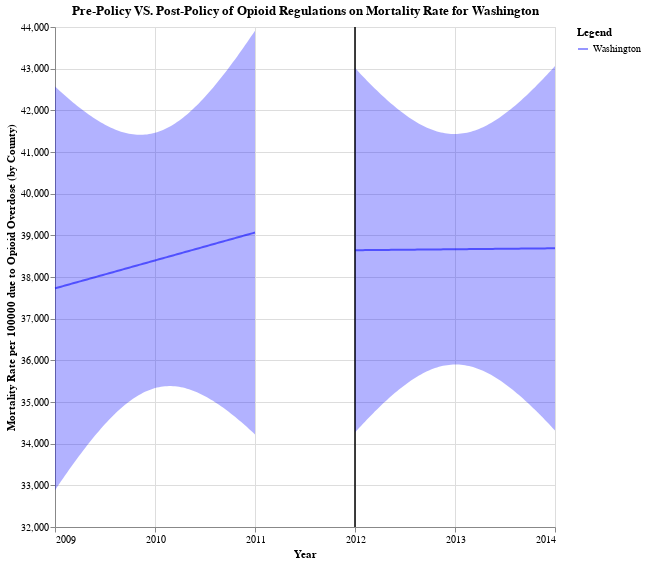

Here is the notebook cell this chart was saved with:
### Code cell
# FL plot
pre_fl_fit = plotting_chart(
    2012, "blue", wa_policy_pre, "Prescription_Rate", "Year", legend="Washington", alpha=0.05
)
post_fl_fit = plotting_chart(
    2012, "blue", wa_policy_post, "Prescription_Rate", "Year", legend="Washington", alpha=0.05
)
final = pre_fl_fit + post_fl_fit

final.properties(
    title="Pre-Policy VS. Post-Policy of Opioid Regulations on Mortality Rate for Washington"
)

### Figure 1 — Vega-Lite specification as saved in the notebook (floating-point values rounded to 4 significant figures)
{"config": {"view": {"continuousWidth": 400, "continuousHeight": 300}}, "layer": [{"mark": "errorband", "encoding": {"color": {"value": "blue"}, "x": {"axis": {"format": ".0f", "values": [2003.0, 2004.0, 2005.0, 2006.0, 2007.0, 2008.0, 2009.0, 2010.0, 2011.0, 2012.0, 2013.0, 2014.0, 2015.0]}, "field": "Year", "type": "quantitative"}, "y": {"field": "ci_low", "scale": {"zero": false}, "title": "Mortality Rate per 100000 due to Opioid Overdose (by County)", "type": "quantitative"}, "y2": {"field": "ci_high"}}}, {"mark": "line", "encoding": {"color": {"value": "blue"}, "opacity": {"field": "Treat", "legend": {"title": "Legend"}, "type": "nominal"}, "x": {"field": "Year", "type": "quantitative"}, "y": {"field": "Prescription_Rate", "type": "quantitative"}}}, {"data": {"name": "data-dde12b1ebf09cd9faeb2d94fe58abd1b"}, "mark": {"type": "rule", "color": "black"}, "encoding": {"x": {"axis": {"values": [2003.0, 2004.0, 2005.0, 2006.0, 2007.0, 2008.0, 2009.0, 2010.0, 2011.0, 2012.0, 2013.0, 2014.0, 2015.0]}, "field": "Year", "title": "Year", "type": "quantitative"}}}, {"layer": [{"mark": "errorband", "encoding": {"color": {"value": "blue"}, "x": {"axis": {"format": ".0f", "values": [2003.0, 2004.0, 2005.0, 2006.0, 2007.0, 2008.0, 2009.0, 2010.0, 2011.0, 2012.0, 2013.0, 2014.0, 2015.0]}, "field": "Year", "type": "quantitative"}, "y": {"field": "ci_low", "scale": {"zero": false}, "title": "Mortality Rate per 100000 due to Opioid Overdose (by County)", "type": "quantitative"}, "y2": {"field": "ci_high"}}}, {"mark": "line", "encoding": {"color": {"value": "blue"}, "opacity": {"field": "Treat", "legend": {"title": "Legend"}, "type": "nominal"}, "x": {"field": "Year", "type": "quantitative"}, "y": {"field": "Prescription_Rate", "type": "quantitative"}}}, {"data": {"name": "data-dde12b1ebf09cd9faeb2d94fe58abd1b"}, "mark": {"type": "rule", "color": "black"}, "encoding": {"x": {"axis": {"values": [2003.0, 2004.0, 2005.0, 2006.0, 2007.0, 2008.0, 2009.0, 2010.0, 2011.0, 2012.0, 2013.0, 2014.0, 2015.0]}, "field": "Year", "title": "Year", "type": "quantitative"}}}], "data": {"name": "data-56826dffbb24ec1e2b74febe599c0ac0"}, "height": 500, "width": 500}], "data": {"name": "data-def9ff42c81bf00a9e08a4c81a7247cd"}, "height": 500, "title": "Pre-Policy VS. Post-Policy of Opioid Regulations on Mortality Rate for Washington", "width": 500, "$schema": "https://vega.github.io/schema/vega-lite/v4.17.0.json", "datasets": {"data-def9ff42c81bf00a9e08a4c81a7247cd": [{"Year": 2009.0, "Prescription_Rate": 37730.0, "ci_low": 32880.0, "ci_high": 42570.0, "Treat": "Washington"}, {"Year": 2009.0, "Prescription_Rate": 37740.0, "ci_low": 32950.0, "ci_high": 42530.0, "Treat": "Washington"}, {"Year": 2009.0, "Prescription_Rate": 37750.0, "ci_low": 33030.0, "ci_high": 42480.0, "Treat": "Washington"}, {"Year": 2009.0, "Prescription_Rate": 37770.0, "ci_low": 33100.0, "ci_high": 42440.0, "Treat": "Washington"}, {"Year": 2009.0, "Prescription_Rate": 37780.0, "ci_low": 33170.0, "ci_high": 42400.0, "Treat": "Washington"}, {"Year": 2009.0, "Prescription_Rate": 37790.0, "ci_low": 33230.0, "ci_high": 42350.0, "Treat": "Washington"}, {"Year": 2009.0, "Prescription_Rate": 37810.0, "ci_low": 33300.0, "ci_high": 42310.0, "Treat": "Washington"}, {"Year": 2009.0, "Prescription_Rate": 37820.0, "ci_low": 33370.0, "ci_high": 42270.0, "Treat": "Washington"}, {"Year": 2009.0, "Prescription_Rate": 37830.0, "ci_low": 33440.0, "ci_high": 42230.0, "Treat": "Washington"}, {"Year": 2009.0, "Prescription_Rate": 37850.0, "ci_low": 33510.0, "ci_high": 42190.0, "Treat": "Washington"}, {"Year": 2009.0, "Prescription_Rate": 37860.0, "ci_low": 33570.0, "ci_high": 42150.0, "Treat": "Washington"}, {"Year": 2009.0, "Prescription_Rate": 37870.0, "ci_low": 33640.0, "ci_high": 42110.0, "Treat": "Washington"}, {"Year": 2009.0, "Prescription_Rate": 37890.0, "ci_low": 33700.0, "ci_high": 42070.0, "Treat": "Washington"}, {"Year": 2009.0, "Prescription_Rate": 37900.0, "ci_low": 33770.0, "ci_high": 42040.0, "Treat": "Washington"}, {"Year": 2009.0, "Prescription_Rate": 37920.0, "ci_low": 33830.0, "ci_high": 42000.0, "Treat": "Washington"}, {"Year": 2009.0, "Prescription_Rate": 37930.0, "ci_low": 33890.0, "ci_high": 41960.0, "Treat": "Washington"}, {"Year": 2009.0, "Prescription_Rate": 37940.0, "ci_low": 33950.0, "ci_high": 41930.0, "Treat": "Washington"}, {"Year": 2009.0, "Prescription_Rate": 37960.0, "ci_low": 34020.0, "ci_high": 41900.0, "Treat": "Washington"}, {"Year": 2009.0, "Prescription_Rate": 37970.0, "ci_low": 34080.0, "ci_high": 41860.0, "Treat": "Washington"}, {"Year": 2009.0, "Prescription_Rate": 37980.0, "ci_low": 34130.0, "ci_high": 41830.0, "Treat": "Washington"}, {"Year": 2009.0, "Prescription_Rate": 38000.0, "ci_low": 34190.0, "ci_high": 41800.0, "Treat": "Washington"}, {"Year": 2009.0, "Prescription_Rate": 38010.0, "ci_low": 34250.0, "ci_high": 41770.0, "Treat": "Washington"}, {"Year": 2009.0, "Prescription_Rate": 38020.0, "ci_low": 34310.0, "ci_high": 41740.0, "Treat": "Washington"}, {"Year": 2009.0, "Prescription_Rate": 38040.0, "ci_low": 34360.0, "ci_high": 41710.0, "Treat": "Washington"}, {"Year": 2009.0, "Prescription_Rate": 38050.0, "ci_low": 34420.0, "ci_high": 41680.0, "Treat": "Washington"}, {"Year": 2009.0, "Prescription_Rate": 38060.0, "ci_low": 34470.0, "ci_high": 41660.0, "Treat": "Washington"}, {"Year": 2010.0, "Prescription_Rate": 38080.0, "ci_low": 34520.0, "ci_high": 41630.0, "Treat": "Washington"}, {"Year": 2010.0, "Prescription_Rate": 38090.0, "ci_low": 34570.0, "ci_high": 41610.0, "Treat": "Washington"}, {"Year": 2010.0, "Prescription_Rate": 38100.0, "ci_low": 34620.0, "ci_high": 41580.0, "Treat": "Washington"}, {"Year": 2010.0, "Prescription_Rate": 38120.0, "ci_low": 34670.0, "ci_high": 41560.0, "Treat": "Washington"}, {"Year": 2010.0, "Prescription_Rate": 38130.0, "ci_low": 34720.0, "ci_high": 41540.0, "Treat": "Washington"}, {"Year": 2010.0, "Prescription_Rate": 38140.0, "ci_low": 34760.0, "ci_high": 41520.0, "Treat": "Washington"}, {"Year": 2010.0, "Prescription_Rate": 38160.0, "ci_low": 34810.0, "ci_high": 41500.0, "Treat": "Washington"}, {"Year": 2010.0, "Prescription_Rate": 38170.0, "ci_low": 34850.0, "ci_high": 41490.0, "Treat": "Washington"}, {"Year": 2010.0, "Prescription_Rate": 38180.0, "ci_low": 34890.0, "ci_high": 41470.0, "Treat": "Washington"}, {"Year": 2010.0, "Prescription_Rate": 38200.0, "ci_low": 34930.0, "ci_high": 41460.0, "Treat": "Washington"}, {"Year": 2010.0, "Prescription_Rate": 38210.0, "ci_low": 34970.0, "ci_high": 41450.0, "Treat": "Washington"}, {"Year": 2010.0, "Prescription_Rate": 38220.0, "ci_low": 35010.0, "ci_high": 41440.0, "Treat": "Washington"}, {"Year": 2010.0, "Prescription_Rate": 38240.0, "ci_low": 35040.0, "ci_high": 41430.0, "Treat": "Washington"}, {"Year": 2010.0, "Prescription_Rate": 38250.0, "ci_low": 35080.0, "ci_high": 41420.0, "Treat": "Washington"}, {"Year": 2010.0, "Prescription_Rate": 38260.0, "ci_low": 35110.0, "ci_high": 41420.0, "Treat": "Washington"}, {"Year": 2010.0, "Prescription_Rate": 38280.0, "ci_low": 35140.0, "ci_high": 41410.0, "Treat": "Washington"}, {"Year": 2010.0, "Prescription_Rate": 38290.0, "ci_low": 35170.0, "ci_high": 41410.0, "Treat": "Washington"}, {"Year": 2010.0, "Prescription_Rate": 38300.0, "ci_low": 35190.0, "ci_high": 41410.0, "Treat": "Washington"}, {"Year": 2010.0, "Prescription_Rate": 38320.0, "ci_low": 35220.0, "ci_high": 41410.0, "Treat": "Washington"}, {"Year": 2010.0, "Prescription_Rate": 38330.0, "ci_low": 35240.0, "ci_high": 41420.0, "Treat": "Washington"}, {"Year": 2010.0, "Prescription_Rate": 38340.0, "ci_low": 35270.0, "ci_high": 41420.0, "Treat": "Washington"}, {"Year": 2010.0, "Prescription_Rate": 38360.0, "ci_low": 35280.0, "ci_high": 41430.0, "Treat": "Washington"}, {"Year": 2010.0, "Prescription_Rate": 38370.0, "ci_low": 35300.0, "ci_high": 41440.0, "Treat": "Washington"}, {"Year": 2010.0, "Prescription_Rate": 38380.0, "ci_low": 35320.0, "ci_high": 41450.0, "Treat": "Washington"}, {"Year": 2010.0, "Prescription_Rate": 38400.0, "ci_low": 35330.0, "ci_high": 41460.0, "Treat": "Washington"}, {"Year": 2010.0, "Prescription_Rate": 38410.0, "ci_low": 35350.0, "ci_high": 41480.0, "Treat": "Washington"}, {"Year": 2010.0, "Prescription_Rate": 38420.0, "ci_low": 35360.0, "ci_high": 41490.0, "Treat": "Washington"}, {"Year": 2010.0, "Prescription_Rate": 38440.0, "ci_low": 35370.0, "ci_high": 41510.0, "Treat": "Washington"}, {"Year": 2010.0, "Prescription_Rate": 38450.0, "ci_low": 35370.0, "ci_high": 41530.0, "Treat": "Washington"}, {"Year": 2010.0, "Prescription_Rate": 38460.0, "ci_low": 35380.0, "ci_high": 41550.0, "Treat": "Washington"}, {"Year": 2010.0, "Prescription_Rate": 38480.0, "ci_low": 35380.0, "ci_high": 41570.0, "Treat": "Washington"}, {"Year": 2010.0, "Prescription_Rate": 38490.0, "ci_low": 35380.0, "ci_high": 41600.0, "Treat": "Washington"}, {"Year": 2010.0, "Prescription_Rate": 38500.0, "ci_low": 35380.0, "ci_high": 41630.0, "Treat": "Washington"}, {"Year": 2010.0, "Prescription_Rate": 38520.0, "ci_low": 35380.0, "ci_high": 41660.0, "Treat": "Washington"}, {"Year": 2010.0, "Prescription_Rate": 38530.0, "ci_low": 35380.0, "ci_high": 41690.0, "Treat": "Washington"}, {"Year": 2010.0, "Prescription_Rate": 38540.0, "ci_low": 35370.0, "ci_high": 41720.0, "Treat": "Washington"}, {"Year": 2010.0, "Prescription_Rate": 38560.0, "ci_low": 35360.0, "ci_high": 41750.0, "Treat": "Washington"}, {"Year": 2010.0, "Prescription_Rate": 38570.0, "ci_low": 35360.0, "ci_high": 41790.0, "Treat": "Washington"}, {"Year": 2010.0, "Prescription_Rate": 38580.0, "ci_low": 35350.0, "ci_high": 41820.0, "Treat": "Washington"}, {"Year": 2010.0, "Prescription_Rate": 38600.0, "ci_low": 35330.0, "ci_high": 41860.0, "Treat": "Washington"}, {"Year": 2010.0, "Prescription_Rate": 38610.0, "ci_low": 35320.0, "ci_high": 41900.0, "Treat": "Washington"}, {"Year": 2010.0, "Prescription_Rate": 38630.0, "ci_low": 35310.0, "ci_high": 41940.0, "Treat": "Washington"}, {"Year": 2010.0, "Prescription_Rate": 38640.0, "ci_low": 35290.0, "ci_high": 41990.0, "Treat": "Washington"}, {"Year": 2010.0, "Prescription_Rate": 38650.0, "ci_low": 35270.0, "ci_high": 42030.0, "Treat": "Washington"}, {"Year": 2010.0, "Prescription_Rate": 38670.0, "ci_low": 35250.0, "ci_high": 42080.0, "Treat": "Washington"}, {"Year": 2010.0, "Prescription_Rate": 38680.0, "ci_low": 35230.0, "ci_high": 42120.0, "Treat": "Washington"}, {"Year": 2010.0, "Prescription_Rate": 38690.0, "ci_low": 35210.0, "ci_high": 42170.0, "Treat": "Washington"}, {"Year": 2010.0, "Prescription_Rate": 38710.0, "ci_low": 35190.0, "ci_high": 42220.0, "Treat": "Washington"}, {"Year": 2010.0, "Prescription_Rate": 38720.0, "ci_low": 35160.0, "ci_high": 42270.0, "Treat": "Washington"}, {"Year": 2010.0, "Prescription_Rate": 38730.0, "ci_low": 35140.0, "ci_high": 42330.0, "Treat": "Washington"}, {"Year": 2011.0, "Prescription_Rate": 38750.0, "ci_low": 35110.0, "ci_high": 42380.0, "Treat": "Washington"}, {"Year": 2011.0, "Prescription_Rate": 38760.0, "ci_low": 35090.0, "ci_high": 42430.0, "Treat": "Washington"}, {"Year": 2011.0, "Prescription_Rate": 38770.0, "ci_low": 35060.0, "ci_high": 42490.0, "Treat": "Washington"}, {"Year": 2011.0, "Prescription_Rate": 38790.0, "ci_low": 35030.0, "ci_high": 42540.0, "Treat": "Washington"}, {"Year": 2011.0, "Prescription_Rate": 38800.0, "ci_low": 35000.0, "ci_high": 42600.0, "Treat": "Washington"}, {"Year": 2011.0, "Prescription_Rate": 38810.0, "ci_low": 34970.0, "ci_high": 42660.0, "Treat": "Washington"}, {"Year": 2011.0, "Prescription_Rate": 38830.0, "ci_low": 34930.0, "ci_high": 42720.0, "Treat": "Washington"}, {"Year": 2011.0, "Prescription_Rate": 38840.0, "ci_low": 34900.0, "ci_high": 42780.0, "Treat": "Washington"}, {"Year": 2011.0, "Prescription_Rate": 38850.0, "ci_low": 34870.0, "ci_high": 42840.0, "Treat": "Washington"}, {"Year": 2011.0, "Prescription_Rate": 38870.0, "ci_low": 34830.0, "ci_high": 42900.0, "Treat": "Washington"}, {"Year": 2011.0, "Prescription_Rate": 38880.0, "ci_low": 34790.0, "ci_high": 42960.0, "Treat": "Washington"}, {"Year": 2011.0, "Prescription_Rate": 38890.0, "ci_low": 34760.0, "ci_high": 43030.0, "Treat": "Washington"}, {"Year": 2011.0, "Prescription_Rate": 38910.0, "ci_low": 34720.0, "ci_high": 43090.0, "Treat": "Washington"}, {"Year": 2011.0, "Prescription_Rate": 38920.0, "ci_low": 34680.0, "ci_high": 43160.0, "Treat": "Washington"}, {"Year": 2011.0, "Prescription_Rate": 38930.0, "ci_low": 34640.0, "ci_high": 43220.0, "Treat": "Washington"}, {"Year": 2011.0, "Prescription_Rate": 38950.0, "ci_low": 34600.0, "ci_high": 43290.0, "Treat": "Washington"}, {"Year": 2011.0, "Prescription_Rate": 38960.0, "ci_low": 34560.0, "ci_high": 43360.0, "Treat": "Washington"}, {"Year": 2011.0, "Prescription_Rate": 38970.0, "ci_low": 34520.0, "ci_high": 43420.0, "Treat": "Washington"}, {"Year": 2011.0, "Prescription_Rate": 38990.0, "ci_low": 34480.0, "ci_high": 43490.0, "Treat": "Washington"}, {"Year": 2011.0, "Prescription_Rate": 39000.0, "ci_low": 34440.0, "ci_high": 43560.0, "Treat": "Washington"}, {"Year": 2011.0, "Prescription_Rate": 39010.0, "ci_low": 34400.0, "ci_high": 43630.0, "Treat": "Washington"}, {"Year": 2011.0, "Prescription_Rate": 39030.0, "ci_low": 34350.0, "ci_high": 43700.0, "Treat": "Washington"}, {"Year": 2011.0, "Prescription_Rate": 39040.0, "ci_low": 34310.0, "ci_high": 43770.0, "Treat": "Washington"}, {"Year": 2011.0, "Prescription_Rate": 39050.0, "ci_low": 34270.0, "ci_high": 43840.0, "Treat": "Washington"}, {"Year": 2011.0, "Prescription_Rate": 39070.0, "ci_low": 34220.0, "ci_high": 43910.0, "Treat": "Washington"}], "data-dde12b1ebf09cd9faeb2d94fe58abd1b": [{"Year": 2012}], "data-56826dffbb24ec1e2b74febe599c0ac0": [{"Year": 2012.0, "Prescription_Rate": 38640.0, "ci_low": 34270.0, "ci_high": 43020.0, "Treat": "Washington"}, {"Year": 2012.0, "Prescription_Rate": 38640.0, "ci_low": 34320.0, "ci_high": 42970.0, "Treat": "Washington"}, {"Year": 2012.0, "Prescription_Rate": 38640.0, "ci_low": 34370.0, "ci_high": 42910.0, "Treat": "Washington"}, {"Year": 2012.0, "Prescription_Rate": 38640.0, "ci_low": 34430.0, "ci_high": 42860.0, "Treat": "Washington"}, {"Year": 2012.0, "Prescription_Rate": 38640.0, "ci_low": 34480.0, "ci_high": 42810.0, "Treat": "Washington"}, {"Year": 2012.0, "Prescription_Rate": 38650.0, "ci_low": 34530.0, "ci_high": 42760.0, "Treat": "Washington"}, {"Year": 2012.0, "Prescription_Rate": 38650.0, "ci_low": 34580.0, "ci_high": 42710.0, "Treat": "Washington"}, {"Year": 2012.0, "Prescription_Rate": 38650.0, "ci_low": 34630.0, "ci_high": 42660.0, "Treat": "Washington"}, {"Year": 2012.0, "Prescription_Rate": 38650.0, "ci_low": 34680.0, "ci_high": 42620.0, "Treat": "Washington"}, {"Year": 2012.0, "Prescription_Rate": 38650.0, "ci_low": 34730.0, "ci_high": 42570.0, "Treat": "Washington"}, {"Year": 2012.0, "Prescription_Rate": 38650.0, "ci_low": 34780.0, "ci_high": 42520.0, "Treat": "Washington"}, {"Year": 2012.0, "Prescription_Rate": 38650.0, "ci_low": 34820.0, "ci_high": 42470.0, "Treat": "Washington"}, {"Year": 2012.0, "Prescription_Rate": 38650.0, "ci_low": 34870.0, "ci_high": 42430.0, "Treat": "Washington"}, {"Year": 2012.0, "Prescription_Rate": 38650.0, "ci_low": 34920.0, "ci_high": 42380.0, "Treat": "Washington"}, {"Year": 2012.0, "Prescription_Rate": 38650.0, "ci_low": 34960.0, "ci_high": 42340.0, "Treat": "Washington"}, {"Year": 2012.0, "Prescription_Rate": 38650.0, "ci_low": 35010.0, "ci_high": 42290.0, "Treat": "Washington"}, {"Year": 2012.0, "Prescription_Rate": 38650.0, "ci_low": 35050.0, "ci_high": 42250.0, "Treat": "Washington"}, {"Year": 2012.0, "Prescription_Rate": 38650.0, "ci_low": 35090.0, "ci_high": 42210.0, "Treat": "Washington"}, {"Year": 2012.0, "Prescription_Rate": 38650.0, "ci_low": 35140.0, "ci_high": 42170.0, "Treat": "Washington"}, {"Year": 2012.0, "Prescription_Rate": 38650.0, "ci_low": 35180.0, "ci_high": 42130.0, "Treat": "Washington"}, {"Year": 2012.0, "Prescription_Rate": 38650.0, "ci_low": 35220.0, "ci_high": 42090.0, "Treat": "Washington"}, {"Year": 2012.0, "Prescription_Rate": 38650.0, "ci_low": 35260.0, "ci_high": 42050.0, "Treat": "Washington"}, {"Year": 2012.0, "Prescription_Rate": 38650.0, "ci_low": 35300.0, "ci_high": 42010.0, "Treat": "Washington"}, {"Year": 2012.0, "Prescription_Rate": 38650.0, "ci_low": 35340.0, "ci_high": 41970.0, "Treat": "Washington"}, {"Year": 2012.0, "Prescription_Rate": 38650.0, "ci_low": 35370.0, "ci_high": 41930.0, "Treat": "Washington"}, {"Year": 2012.0, "Prescription_Rate": 38650.0, "ci_low": 35410.0, "ci_high": 41900.0, "Treat": "Washington"}, {"Year": 2013.0, "Prescription_Rate": 38660.0, "ci_low": 35450.0, "ci_high": 41860.0, "Treat": "Washington"}, {"Year": 2013.0, "Prescription_Rate": 38660.0, "ci_low": 35480.0, "ci_high": 41830.0, "Treat": "Washington"}, {"Year": 2013.0, "Prescription_Rate": 38660.0, "ci_low": 35510.0, "ci_high": 41800.0, "Treat": "Washington"}, {"Year": 2013.0, "Prescription_Rate": 38660.0, "ci_low": 35550.0, "ci_high": 41770.0, "Treat": "Washington"}, {"Year": 2013.0, "Prescription_Rate": 38660.0, "ci_low": 35580.0, "ci_high": 41740.0, "Treat": "Washington"}, {"Year": 2013.0, "Prescription_Rate": 38660.0, "ci_low": 35610.0, "ci_high": 41710.0, "Treat": "Washington"}, {"Year": 2013.0, "Prescription_Rate": 38660.0, "ci_low": 35630.0, "ci_high": 41680.0, "Treat": "Washington"}, {"Year": 2013.0, "Prescription_Rate": 38660.0, "ci_low": 35660.0, "ci_high": 41650.0, "Treat": "Washington"}, {"Year": 2013.0, "Prescription_Rate": 38660.0, "ci_low": 35690.0, "ci_high": 41630.0, "Treat": "Washington"}, {"Year": 2013.0, "Prescription_Rate": 38660.0, "ci_low": 35710.0, "ci_high": 41610.0, "Treat": "Washington"}, {"Year": 2013.0, "Prescription_Rate": 38660.0, "ci_low": 35740.0, "ci_high": 41580.0, "Treat": "Washington"}, {"Year": 2013.0, "Prescription_Rate": 38660.0, "ci_low": 35760.0, "ci_high": 41560.0, "Treat": "Washington"}, {"Year": 2013.0, "Prescription_Rate": 38660.0, "ci_low": 35780.0, "ci_high": 41540.0, "Treat": "Washington"}, {"Year": 2013.0, "Prescription_Rate": 38660.0, "ci_low": 35800.0, "ci_high": 41530.0, "Treat": "Washington"}, {"Year": 2013.0, "Prescription_Rate": 38660.0, "ci_low": 35810.0, "ci_high": 41510.0, "Treat": "Washington"}, {"Year": 2013.0, "Prescription_Rate": 38660.0, "ci_low": 35830.0, "ci_high": 41490.0, "Treat": "Washington"}, {"Year": 2013.0, "Prescription_Rate": 38660.0, "ci_low": 35840.0, "ci_high": 41480.0, "Treat": "Washington"}, {"Year": 2013.0, "Prescription_Rate": 38660.0, "ci_low": 35860.0, "ci_high": 41470.0, "Treat": "Washington"}, {"Year": 2013.0, "Prescription_Rate": 38660.0, "ci_low": 35870.0, "ci_high": 41460.0, "Treat": "Washington"}, {"Year": 2013.0, "Prescription_Rate": 38660.0, "ci_low": 35880.0, "ci_high": 41450.0, "Treat": "Washington"}, {"Year": 2013.0, "Prescription_Rate": 38660.0, "ci_low": 35880.0, "ci_high": 41440.0, "Treat": "Washington"}, {"Year": 2013.0, "Prescription_Rate": 38660.0, "ci_low": 35890.0, "ci_high": 41440.0, "Treat": "Washington"}, {"Year": 2013.0, "Prescription_Rate": 38670.0, "ci_low": 35900.0, "ci_high": 41430.0, "Treat": "Washington"}, {"Year": 2013.0, "Prescription_Rate": 38670.0, "ci_low": 35900.0, "ci_high": 41430.0, "Treat": "Washington"}, {"Year": 2013.0, "Prescription_Rate": 38670.0, "ci_low": 35900.0, "ci_high": 41430.0, "Treat": "Washington"}, {"Year": 2013.0, "Prescription_Rate": 38670.0, "ci_low": 35900.0, "ci_high": 41430.0, "Treat": "Washington"}, {"Year": 2013.0, "Prescription_Rate": 38670.0, "ci_low": 35900.0, "ci_high": 41440.0, "Treat": "Washington"}, {"Year": 2013.0, "Prescription_Rate": 38670.0, "ci_low": 35890.0, "ci_high": 41440.0, "Treat": "Washington"}, {"Year": 2013.0, "Prescription_Rate": 38670.0, "ci_low": 35890.0, "ci_high": 41450.0, "Treat": "Washington"}, {"Year": 2013.0, "Prescription_Rate": 38670.0, "ci_low": 35880.0, "ci_high": 41460.0, "Treat": "Washington"}, {"Year": 2013.0, "Prescription_Rate": 38670.0, "ci_low": 35870.0, "ci_high": 41460.0, "Treat": "Washington"}, {"Year": 2013.0, "Prescription_Rate": 38670.0, "ci_low": 35860.0, "ci_high": 41480.0, "Treat": "Washington"}, {"Year": 2013.0, "Prescription_Rate": 38670.0, "ci_low": 35850.0, "ci_high": 41490.0, "Treat": "Washington"}, {"Year": 2013.0, "Prescription_Rate": 38670.0, "ci_low": 35840.0, "ci_high": 41500.0, "Treat": "Washington"}, {"Year": 2013.0, "Prescription_Rate": 38670.0, "ci_low": 35820.0, "ci_high": 41520.0, "Treat": "Washington"}, {"Year": 2013.0, "Prescription_Rate": 38670.0, "ci_low": 35810.0, "ci_high": 41540.0, "Treat": "Washington"}, {"Year": 2013.0, "Prescription_Rate": 38670.0, "ci_low": 35790.0, "ci_high": 41550.0, "Treat": "Washington"}, {"Year": 2013.0, "Prescription_Rate": 38670.0, "ci_low": 35770.0, "ci_high": 41580.0, "Treat": "Washington"}, {"Year": 2013.0, "Prescription_Rate": 38670.0, "ci_low": 35750.0, "ci_high": 41600.0, "Treat": "Washington"}, {"Year": 2013.0, "Prescription_Rate": 38670.0, "ci_low": 35730.0, "ci_high": 41620.0, "Treat": "Washington"}, {"Year": 2013.0, "Prescription_Rate": 38670.0, "ci_low": 35700.0, "ci_high": 41640.0, "Treat": "Washington"}, {"Year": 2013.0, "Prescription_Rate": 38670.0, "ci_low": 35680.0, "ci_high": 41670.0, "Treat": "Washington"}, {"Year": 2013.0, "Prescription_Rate": 38670.0, "ci_low": 35650.0, "ci_high": 41700.0, "Treat": "Washington"}, {"Year": 2013.0, "Prescription_Rate": 38670.0, "ci_low": 35620.0, "ci_high": 41730.0, "Treat": "Washington"}, {"Year": 2013.0, "Prescription_Rate": 38680.0, "ci_low": 35590.0, "ci_high": 41760.0, "Treat": "Washington"}, {"Year": 2013.0, "Prescription_Rate": 38680.0, "ci_low": 35560.0, "ci_high": 41790.0, "Treat": "Washington"}, {"Year": 2013.0, "Prescription_Rate": 38680.0, "ci_low": 35530.0, "ci_high": 41820.0, "Treat": "Washington"}, {"Year": 2013.0, "Prescription_Rate": 38680.0, "ci_low": 35500.0, "ci_high": 41850.0, "Treat": "Washington"}, {"Year": 2013.0, "Prescription_Rate": 38680.0, "ci_low": 35470.0, "ci_high": 41890.0, "Treat": "Washington"}, {"Year": 2013.0, "Prescription_Rate": 38680.0, "ci_low": 35430.0, "ci_high": 41920.0, "Treat": "Washington"}, {"Year": 2014.0, "Prescription_Rate": 38680.0, "ci_low": 35400.0, "ci_high": 41960.0, "Treat": "Washington"}, {"Year": 2014.0, "Prescription_Rate": 38680.0, "ci_low": 35360.0, "ci_high": 41990.0, "Treat": "Washington"}, {"Year": 2014.0, "Prescription_Rate": 38680.0, "ci_low": 35320.0, "ci_high": 42030.0, "Treat": "Washington"}, {"Year": 2014.0, "Prescription_Rate": 38680.0, "ci_low": 35290.0, "ci_high": 42070.0, "Treat": "Washington"}, {"Year": 2014.0, "Prescription_Rate": 38680.0, "ci_low": 35250.0, "ci_high": 42110.0, "Treat": "Washington"}, {"Year": 2014.0, "Prescription_Rate": 38680.0, "ci_low": 35210.0, "ci_high": 42150.0, "Treat": "Washington"}, {"Year": 2014.0, "Prescription_Rate": 38680.0, "ci_low": 35170.0, "ci_high": 42200.0, "Treat": "Washington"}, {"Year": 2014.0, "Prescription_Rate": 38680.0, "ci_low": 35120.0, "ci_high": 42240.0, "Treat": "Washington"}, {"Year": 2014.0, "Prescription_Rate": 38680.0, "ci_low": 35080.0, "ci_high": 42280.0, "Treat": "Washington"}, {"Year": 2014.0, "Prescription_Rate": 38680.0, "ci_low": 35040.0, "ci_high": 42330.0, "Treat": "Washington"}, {"Year": 2014.0, "Prescription_Rate": 38680.0, "ci_low": 34990.0, "ci_high": 42370.0, "Treat": "Washington"}, {"Year": 2014.0, "Prescription_Rate": 38680.0, "ci_low": 34950.0, "ci_high": 42420.0, "Treat": "Washington"}, {"Year": 2014.0, "Prescription_Rate": 38680.0, "ci_low": 34900.0, "ci_high": 42460.0, "Treat": "Washington"}, {"Year": 2014.0, "Prescription_Rate": 38680.0, "ci_low": 34860.0, "ci_high": 42510.0, "Treat": "Washington"}, {"Year": 2014.0, "Prescription_Rate": 38680.0, "ci_low": 34810.0, "ci_high": 42560.0, "Treat": "Washington"}, {"Year": 2014.0, "Prescription_Rate": 38680.0, "ci_low": 34760.0, "ci_high": 42610.0, "Treat": "Washington"}, {"Year": 2014.0, "Prescription_Rate": 38690.0, "ci_low": 34720.0, "ci_high": 42650.0, "Treat": "Washington"}, {"Year": 2014.0, "Prescription_Rate": 38690.0, "ci_low": 34670.0, "ci_high": 42700.0, "Treat": "Washington"}, {"Year": 2014.0, "Prescription_Rate": 38690.0, "ci_low": 34620.0, "ci_high": 42750.0, "Treat": "Washington"}, {"Year": 2014.0, "Prescription_Rate": 38690.0, "ci_low": 34570.0, "ci_high": 42800.0, "Treat": "Washington"}, {"Year": 2014.0, "Prescription_Rate": 38690.0, "ci_low": 34520.0, "ci_high": 42850.0, "Treat": "Washington"}, {"Year": 2014.0, "Prescription_Rate": 38690.0, "ci_low": 34470.0, "ci_high": 42910.0, "Treat": "Washington"}, {"Year": 2014.0, "Prescription_Rate": 38690.0, "ci_low": 34420.0, "ci_high": 42960.0, "Treat": "Washington"}, {"Year": 2014.0, "Prescription_Rate": 38690.0, "ci_low": 34370.0, "ci_high": 43010.0, "Treat": "Washington"}, {"Year": 2014.0, "Prescription_Rate": 38690.0, "ci_low": 34320.0, "ci_high": 43060.0, "Treat": "Washington"}]}}
